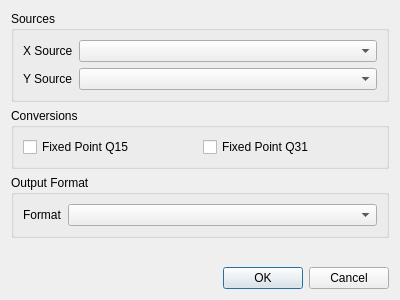
<?xml version="1.0" encoding="UTF-8"?>
<ui version="4.0">
 <class>Dialog</class>
 <widget class="QDialog" name="Dialog">
  <property name="geometry">
   <rect>
    <x>0</x>
    <y>0</y>
    <width>400</width>
    <height>300</height>
   </rect>
  </property>
  <property name="windowTitle">
   <string>Dialog</string>
  </property>
  <layout class="QGridLayout" name="gridLayout">
   <item row="4" column="0">
    <widget class="QDialogButtonBox" name="buttonBox">
     <property name="orientation">
      <enum>Qt::Horizontal</enum>
     </property>
     <property name="standardButtons">
      <set>QDialogButtonBox::Cancel|QDialogButtonBox::Ok</set>
     </property>
    </widget>
   </item>
   <item row="0" column="0">
    <widget class="QGroupBox" name="grpSources">
     <property name="title">
      <string>Sources</string>
     </property>
     <layout class="QGridLayout" name="gridLayout_2">
      <item row="4" column="0">
       <widget class="QLabel" name="lblY">
        <property name="sizePolicy">
         <sizepolicy hsizetype="Maximum" vsizetype="Preferred">
          <horstretch>0</horstretch>
          <verstretch>0</verstretch>
         </sizepolicy>
        </property>
        <property name="text">
         <string>Y Source</string>
        </property>
       </widget>
      </item>
      <item row="4" column="1">
       <widget class="QComboBox" name="cmbY"/>
      </item>
      <item row="2" column="1">
       <widget class="QComboBox" name="cmbX"/>
      </item>
      <item row="2" column="0">
       <widget class="QLabel" name="lblX">
        <property name="sizePolicy">
         <sizepolicy hsizetype="Maximum" vsizetype="Preferred">
          <horstretch>0</horstretch>
          <verstretch>0</verstretch>
         </sizepolicy>
        </property>
        <property name="text">
         <string>X Source</string>
        </property>
       </widget>
      </item>
     </layout>
    </widget>
   </item>
   <item row="1" column="0">
    <widget class="QGroupBox" name="grpConversions">
     <property name="title">
      <string>Conversions</string>
     </property>
     <layout class="QGridLayout" name="gridLayout_3">
      <item row="0" column="0">
       <widget class="QCheckBox" name="chkQ15">
        <property name="toolTip">
         <string>Multiplies value by 2^15 before saving them to the raw file.</string>
        </property>
        <property name="text">
         <string>Fixed Point Q15</string>
        </property>
       </widget>
      </item>
      <item row="0" column="1">
       <widget class="QCheckBox" name="chkQ31">
        <property name="toolTip">
         <string>Multiplies value by 2^31 before saving them to the raw file.</string>
        </property>
        <property name="text">
         <string>Fixed Point Q31</string>
        </property>
       </widget>
      </item>
     </layout>
    </widget>
   </item>
   <item row="3" column="0">
    <spacer name="verticalSpacer">
     <property name="orientation">
      <enum>Qt::Vertical</enum>
     </property>
     <property name="sizeHint" stdset="0">
      <size>
       <width>20</width>
       <height>40</height>
      </size>
     </property>
    </spacer>
   </item>
   <item row="2" column="0">
    <widget class="QGroupBox" name="grpOut">
     <property name="title">
      <string>Output Format</string>
     </property>
     <layout class="QGridLayout" name="gridLayout_4">
      <item row="0" column="0">
       <widget class="QLabel" name="lblOutFormat">
        <property name="sizePolicy">
         <sizepolicy hsizetype="Maximum" vsizetype="Preferred">
          <horstretch>0</horstretch>
          <verstretch>0</verstretch>
         </sizepolicy>
        </property>
        <property name="text">
         <string>Format</string>
        </property>
       </widget>
      </item>
      <item row="0" column="1">
       <widget class="QComboBox" name="comboBox"/>
      </item>
     </layout>
    </widget>
   </item>
  </layout>
 </widget>
 <resources/>
 <connections>
  <connection>
   <sender>buttonBox</sender>
   <signal>accepted()</signal>
   <receiver>Dialog</receiver>
   <slot>accept()</slot>
   <hints>
    <hint type="sourcelabel">
     <x>248</x>
     <y>254</y>
    </hint>
    <hint type="destinationlabel">
     <x>157</x>
     <y>274</y>
    </hint>
   </hints>
  </connection>
  <connection>
   <sender>buttonBox</sender>
   <signal>rejected()</signal>
   <receiver>Dialog</receiver>
   <slot>reject()</slot>
   <hints>
    <hint type="sourcelabel">
     <x>316</x>
     <y>260</y>
    </hint>
    <hint type="destinationlabel">
     <x>286</x>
     <y>274</y>
    </hint>
   </hints>
  </connection>
 </connections>
</ui>
